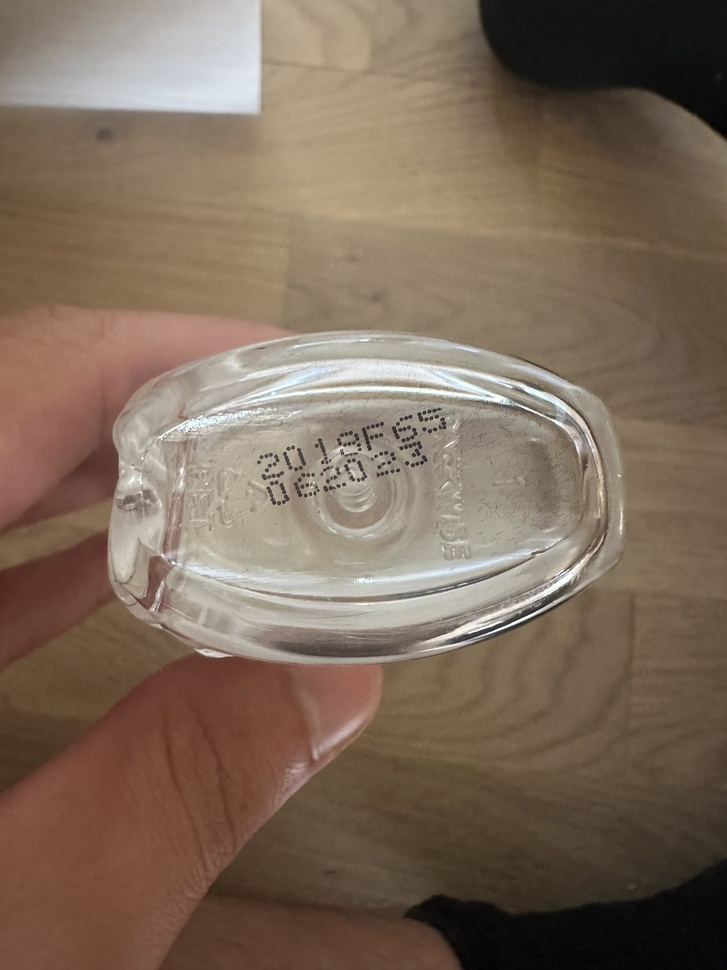
#> input picture image2.jpg, 727 x 970 px, shrunk from 3024 x 4032 before the run
$ jupyter execute --allow-errors ocr.ipynb
#> lines starting #> are read from the running program, lines starting #| are printed output that depends on the picture; after the words box and inside, x2 and y2 are one past the last pixel; in counts of white or black regions, pixels touching at a corner belong together
[cell 1]
import cv2
import pytesseract
import numpy as np

# Set the path to the Tesseract executable
pytesseract.pytesseract.tesseract_cmd = r'C:\Program Files\Tesseract-OCR\tesseract.exe'  # Change this path as per your setup

def preprocess_image(image_path):
    # Load the image
#> called with image_path = 'image2.jpg'
    img = cv2.imread(image_path)
#> img is the input picture: shape (970, 727, 3); mean B, G, R 90.2, 106.5, 124.8

    # Convert image to grayscale
    gray = cv2.cvtColor(img, cv2.COLOR_BGR2GRAY)
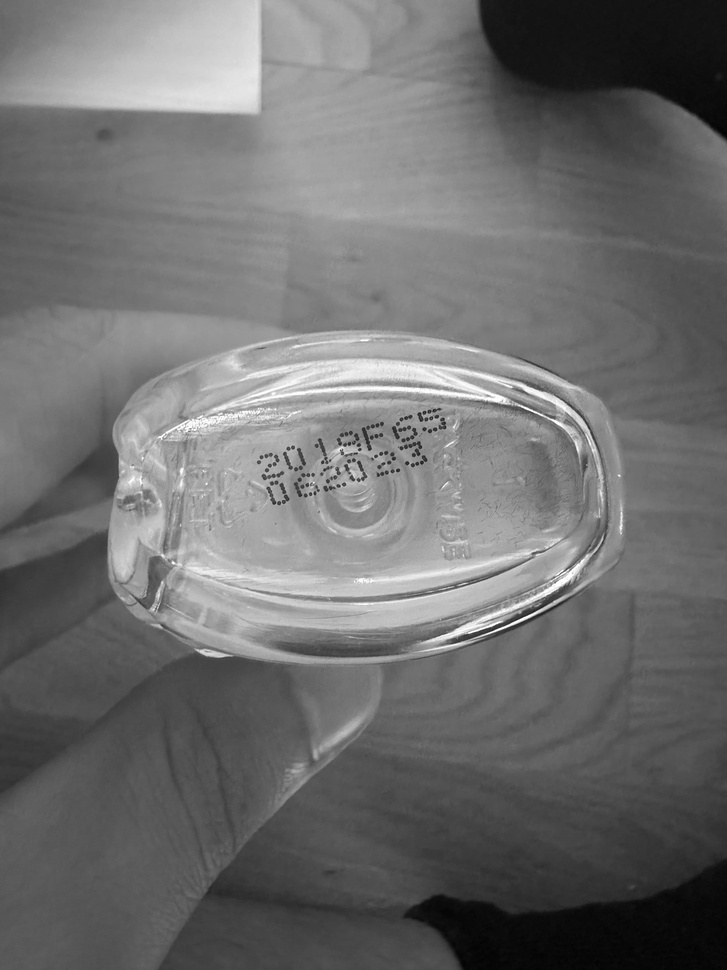
#> gray: shape (970, 727); min 1, max 255, mean 110.1

    # Apply Gaussian blur to remove noise
    blurred = cv2.GaussianBlur(gray, (5, 5), 0)

    # Apply threshold to get a binary image
    _, binary_img = cv2.threshold(blurred, 150, 255, cv2.THRESH_BINARY_INV)
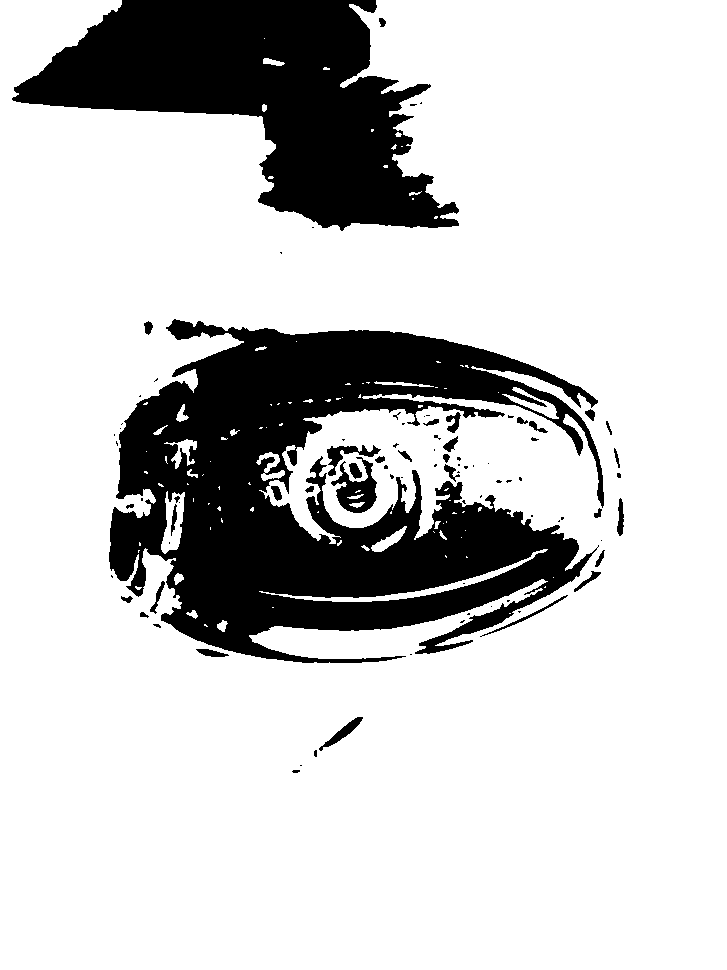
#> binary_img: shape (970, 727); 79.4% white; 89 black regions (54 under 20 px), largest, box (x1, y1, x2, y2) and area: (109, 319, 604, 663) 88965, (12, 0, 459, 231) 51671, (331, 457, 377, 513) 1221

    return binary_img

def extract_numbers(image_path):
    # Preprocess the image
    processed_img = preprocess_image(image_path)

    # Use pytesseract to extract text
    extracted_text = pytesseract.image_to_string(processed_img, config='--psm 6')

    # Extract only digits
    numbers = ''.join(filter(str.isdigit, extracted_text))

    return numbers

#> (the rest of this cell did not finish here and is left out)

[cell 2]
import cv2
import pytesseract
import numpy as np

# Set the path to the Tesseract executable
pytesseract.pytesseract.tesseract_cmd = r'C:\Program Files\Tesseract-OCR\tesseract.exe'  # Change this path as per your setup

def preprocess_image(image_path):
    """Preprocesses an image for OCR.

    Args:
        image_path (str): Path to the image file.

    Returns:
        np.ndarray: Preprocessed image.
    """
#> called with image_path = 'image2.jpg'

    # Load the image
    img = cv2.imread(image_path)

    # Convert to grayscale
    gray = cv2.cvtColor(img, cv2.COLOR_BGR2GRAY)

    # Apply Gaussian blur to remove noise
    blurred = cv2.GaussianBlur(gray, (5, 5), 0)

    # Apply thresholding to create a binary image
    _, thresh = cv2.threshold(blurred, 0, 255, cv2.THRESH_BINARY_INV + cv2.THRESH_OTSU)
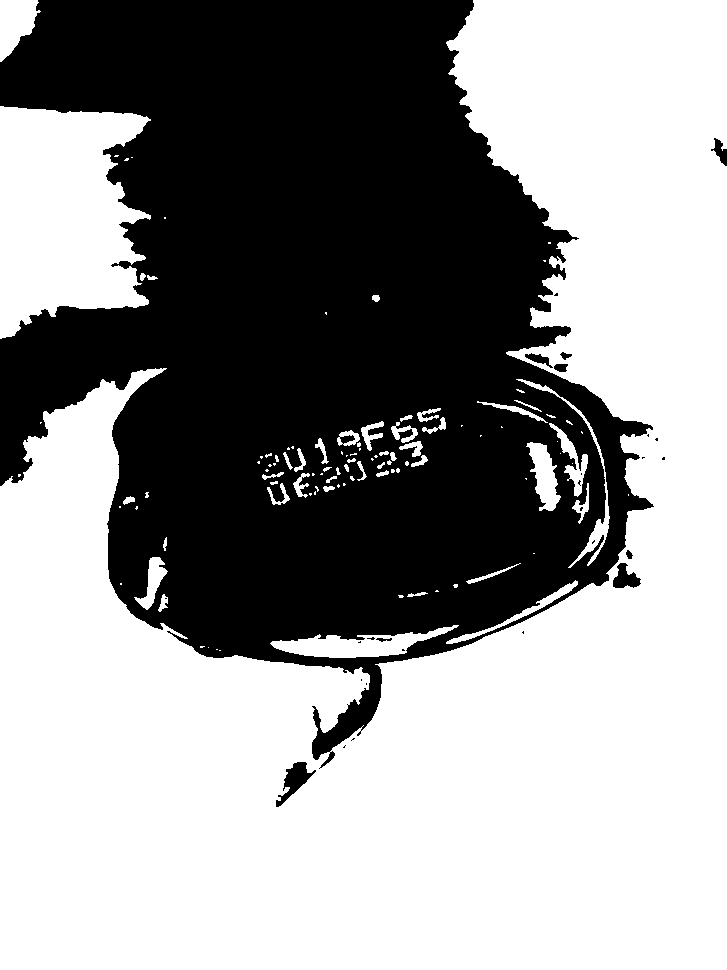
#> thresh: shape (970, 727); 58.2% white; 27 black regions (18 under 20 px), largest, box (x1, y1, x2, y2) and area: (0, 0, 654, 769) 292908, (276, 762, 316, 807) 659, (613, 563, 641, 588) 413

    # Perform morphological operations to refine the image
    kernel = np.ones((3, 3), np.uint8)
    opening = cv2.morphologyEx(thresh, cv2.MORPH_OPEN, kernel, iterations=2)
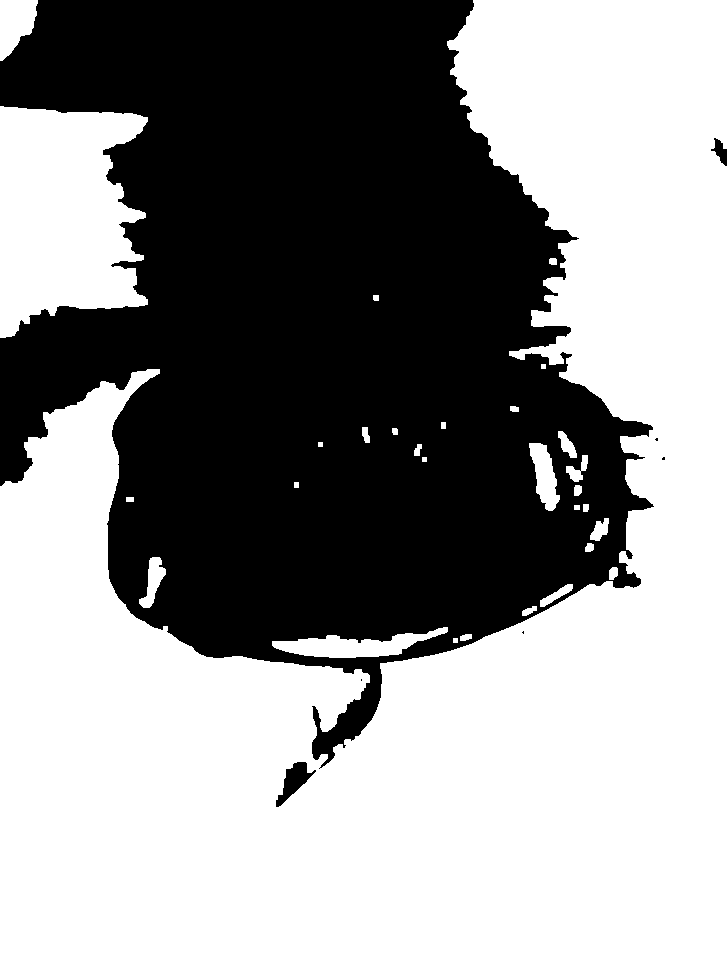
#> opening: shape (970, 727); 57.4% white; 7 black regions (4 under 20 px), largest, box (x1, y1, x2, y2) and area: (0, 0, 654, 769) 299800, (276, 762, 316, 807) 716, (711, 138, 727, 166) 216
    closing = cv2.morphologyEx(opening, cv2.MORPH_CLOSE, kernel, iterations=2)
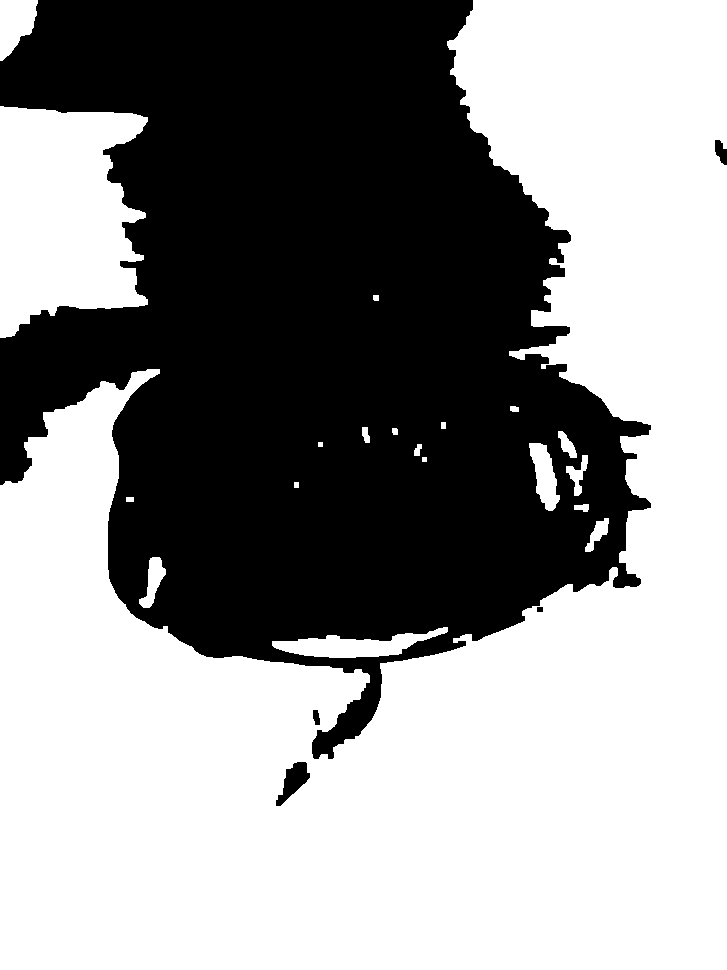
#> closing: shape (970, 727); 57.5% white; 5 black regions

    # Find contours and filter for text regions
    contours, _ = cv2.findContours(closing, cv2.RETR_EXTERNAL, cv2.CHAIN_APPROX_SIMPLE)
#> contours = 20 contours, 2 with area under 20; largest, box (x1, y1, x2, y2) and area: (0, 0, 727, 970) 369768, (0, 106, 148, 338) 25908, (272, 627, 448, 658) 2375, (0, 0, 38, 61) 1510, (529, 443, 560, 511) 1116
    text_regions = []
    for cnt in contours:
        x, y, w, h = cv2.boundingRect(cnt)
        aspect_ratio = w / h
        if 0.2 <= aspect_ratio <= 7:
            text_regions.append((x, y, w, h))
#> this loop made 20 passes
#> (x, y, w, h, aspect_ratio) on passes 1, 2, 3, 4, 8, 9, 10, 12, 13, 14, 16, 17: (272, 627, 176, 31, 5.68), (139, 557, 27, 51, 0.529), (585, 518, 24, 34, 0.706), (574, 504, 15, 8, 1.88), (566, 455, 22, 41, 0.537), (414, 444, 8, 12, 0.667), (529, 443, 31, 68, 0.456), (558, 431, 19, 27, 0.704), (392, 428, 6, 7, 0.857), (362, 427, 8, 16, 0.5), (510, 406, 9, 6, 1.5), (373, 295, 6, 6, 1)
#> (cnt, x, y, w, h, aspect_ratio) on passes 5, 6, 7, 11, 15: ([[126, 497], [126, 501], [133, 501], [133, 497]], 126, 497, 8, 5, 1.6), ([[294, 482], [294, 487], [298, 487], [298, 482]], 294, 482, 5, 6, 0.833), ([[422, 457], [422, 461], [426, 461], [426, 457]], 422, 457, 5, 5, 1), ([[318, 442], [318, 446], [322, 446], [322, 442]], 318, 442, 5, 5, 1), ([[441, 422], [441, 428], [445, 428], [445, 422]], 441, 422, 5, 7, 0.714)
#> after the loop, text_regions = 20 items, first 6: (272, 627, 176, 31), (139, 557, 27, 51), (585, 518, 24, 34), (574, 504, 15, 8), (126, 497, 8, 5), (294, 482, 5, 6)

    # Crop the text regions from the image
    cropped_images = []
    for x, y, w, h in text_regions:
        cropped_img = img[y:y+h, x:x+w]
        cropped_images.append(cropped_img)
#> this loop made 20 passes
#> (x, y, w, h) on passes 1 to 12: (272, 627, 176, 31), (139, 557, 27, 51), (585, 518, 24, 34), (574, 504, 15, 8), (126, 497, 8, 5), (294, 482, 5, 6), (422, 457, 5, 5), (566, 455, 22, 41), (414, 444, 8, 12), (529, 443, 31, 68), (318, 442, 5, 5), (558, 431, 19, 27)
#> pass 1, in preprocess_image, `cropped_img = img[y:y+h, x:x+w]`:
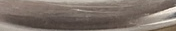
#> cropped_img: shape (31, 176, 3); mean B, G, R 106.6, 115, 127
#> pass 2, in preprocess_image, `cropped_img = img[y:y+h, x:x+w]`:
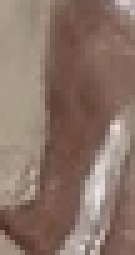
#> cropped_img: shape (51, 27, 3) (shown 5 times larger); mean B, G, R 103.8, 115.5, 138.5
#> pass 3, in preprocess_image, `cropped_img = img[y:y+h, x:x+w]`:
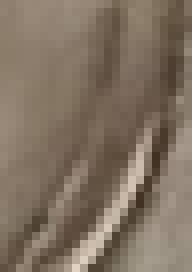
#> cropped_img: shape (34, 24, 3) (shown 8 times larger); mean B, G, R 97.4, 113.2, 128.3
#> after the loop, cropped_images = 20 items

    return cropped_images

def extract_numbers(image_path):
    """Extracts numbers from an image.

    Args:
        image_path (str): Path to the image file.

    Returns:
        str: Extracted numbers.
    """

    cropped_images = preprocess_image(image_path)
#> cropped_images = 20 items

    extracted_numbers = []
    for img in cropped_images:
        # Use pytesseract with custom configuration for number extraction
        text = pytesseract.image_to_string(img, config='--psm 6 --oem 3')
        numbers = ''.join(filter(str.isdigit, text))
        extracted_numbers.append(numbers)
#> this loop made 1 pass
#> after the loop, extracted_numbers = []

    # Combine extracted numbers from multiple regions
    final_numbers = ''.join(extracted_numbers)

    return final_numbers

#> (the rest of this cell did not finish here and is left out)

$ run again, with image1.jpg copied over image2.jpg
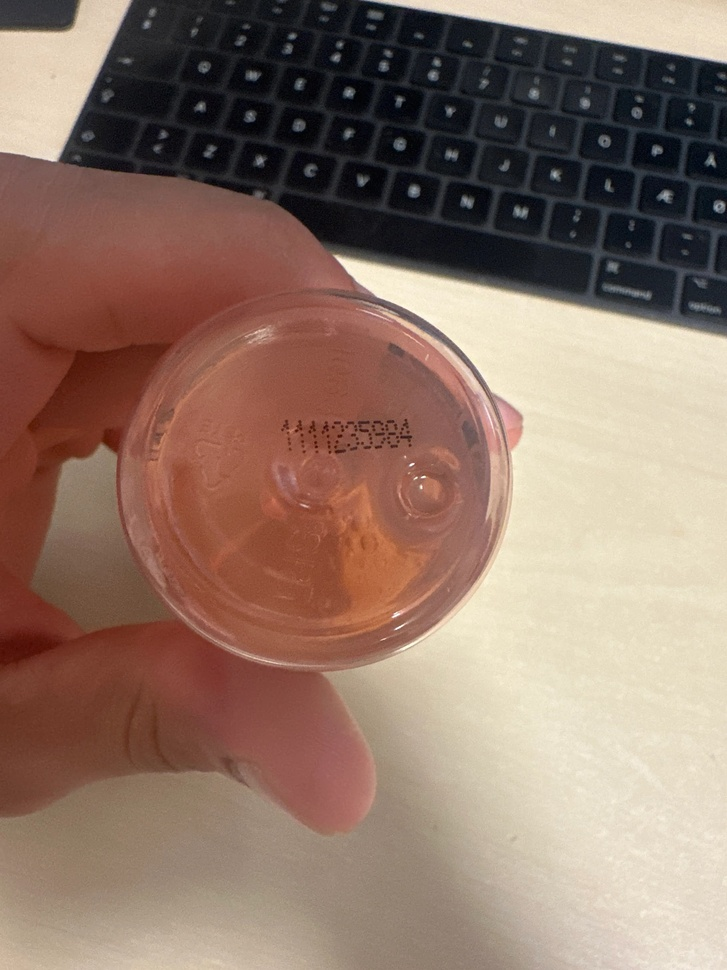
#> input picture image1.jpg, 727 x 970 px, shrunk from 3024 x 4032 before the run
#> in preprocess_image, img is the input picture: shape (970, 727, 3); mean B, G, R 104.9, 118.5, 144
#> in preprocess_image, `_, binary_img = cv2.threshold(blurred, 150, 255, cv2.THRESH_BINARY_INV)`:
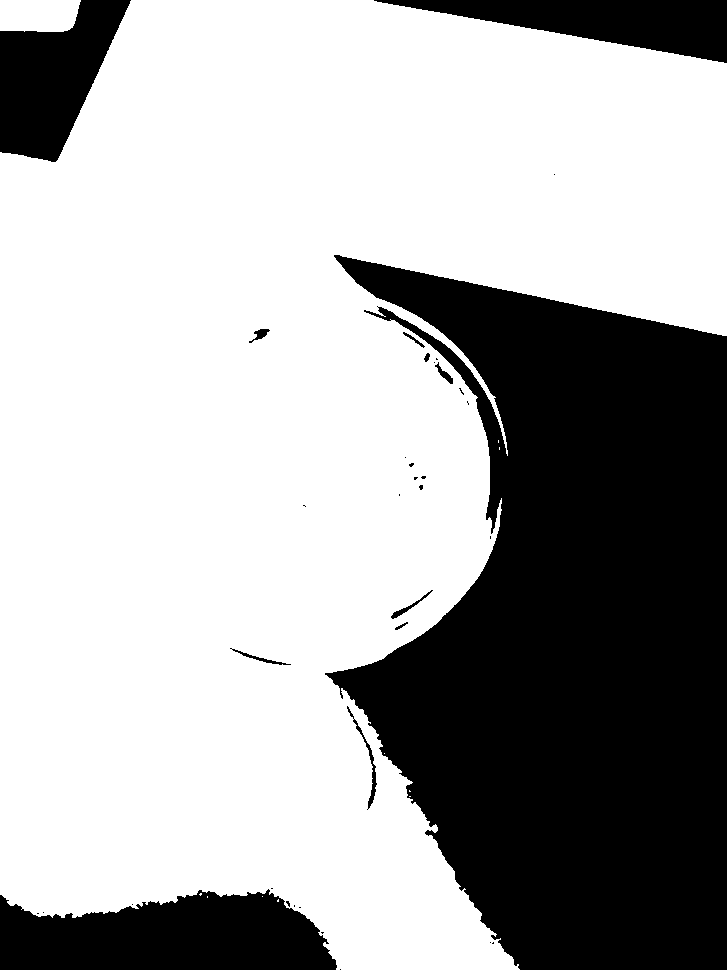
#> binary_img: shape (970, 727); 66.6% white; 36 black regions (24 under 20 px), largest, box (x1, y1, x2, y2) and area: (325, 255, 727, 970) 189884, (0, 889, 337, 970) 21058, (0, 0, 131, 162) 12540
#> thresh: shape (970, 727); 65.3% white; 79 black regions (62 under 20 px), largest, box (x1, y1, x2, y2) and area: (323, 255, 727, 970) 193987, (0, 872, 347, 970) 25194, (0, 0, 131, 162) 12594
#> opening: shape (970, 727); 65% white; 40 black regions (26 under 20 px), largest, box (x1, y1, x2, y2) and area: (323, 255, 727, 970) 195666, (0, 868, 347, 970) 25725, (0, 0, 131, 162) 12594
#> closing: shape (970, 727); 65.1% white; 8 black regions
#> contours = 3 contours; box (x1, y1, x2, y2) and area: (0, 0, 727, 970) 455768, (0, 0, 80, 32) 2282, (449, 368, 455, 374) 24
#> the loop in preprocess_image, `for cnt in contours:` made 3 passes
#> (x, y, w, h, aspect_ratio) on passes 1 to 3: (449, 368, 6, 6, 1), (0, 0, 727, 970, 0.749), (0, 0, 80, 32, 2.5)
#> after the loop in preprocess_image, `for cnt in contours:`: text_regions = [(449, 368, 6, 6), (0, 0, 727, 970), (0, 0, 80, 32)]
#> the loop in preprocess_image, `for x, y, w, h in text_regions:` made 3 passes
#> pass 3, in preprocess_image, `cropped_img = img[y:y+h, x:x+w]`:
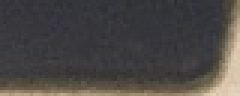
#> cropped_img: shape (32, 80, 3) (shown 3 times larger); mean B, G, R 69.2, 70.9, 74.5
#> after the loop in preprocess_image, `for x, y, w, h in text_regions:`: cropped_images = 3 items
#> the loop in extract_numbers, `for img in cropped_images:` made 1 pass
#> after the loop in extract_numbers, `for img in cropped_images:`: extracted_numbers = []
